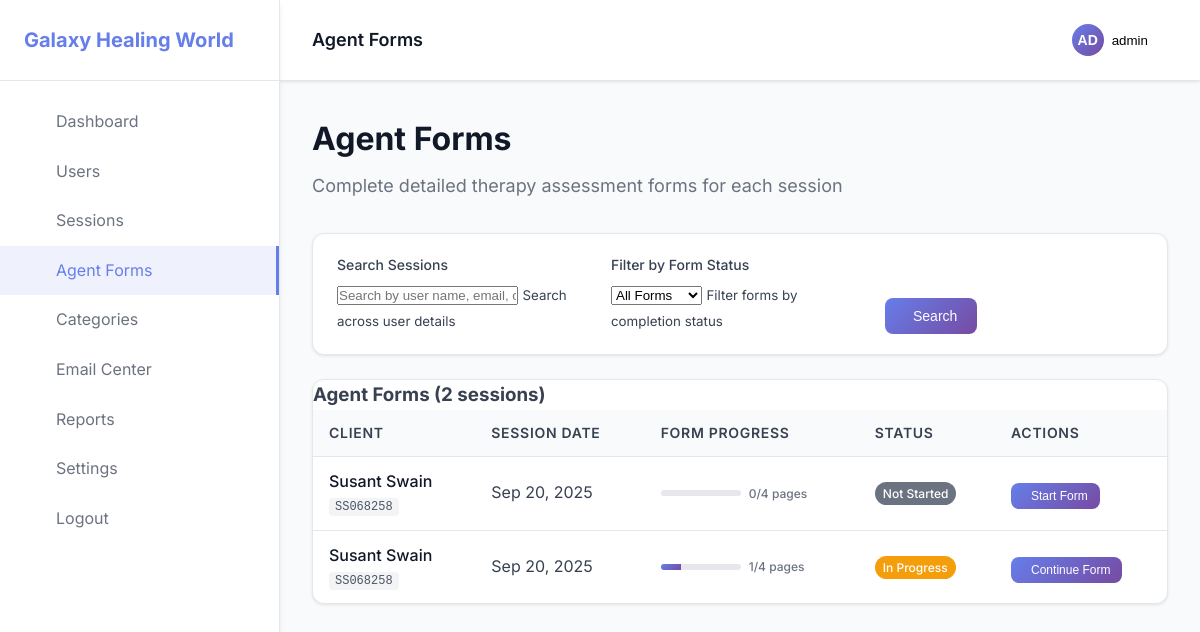
/admin/agent-forms.php (signed in), run on the app's committed database.
### tables this page shows
CREATE TABLE sessions (
                id INTEGER PRIMARY KEY AUTOINCREMENT,
                user_id INTEGER NOT NULL,
                appointment_date DATETIME,
                contact_method VARCHAR(50),
                purpose_of_contact TEXT,
                exact_query TEXT,
                management_plan TEXT,
                query_status VARCHAR(20) DEFAULT 'open',
                refer_to VARCHAR(10) DEFAULT 'no',
                consultant_name VARCHAR(255),
                purpose_of_referral TEXT,
                next_appointment_date DATETIME,
                final_result TEXT,
                service_satisfaction INTEGER,
                result_date DATE,
                result_method VARCHAR(50),
                cancelled TINYINT DEFAULT 0,
                created_at DATETIME DEFAULT CURRENT_TIMESTAMP,
                updated_at DATETIME DEFAULT CURRENT_TIMESTAMP,
                FOREIGN KEY (user_id) REFERENCES users(id)
            );

### admin/agent-forms.php (the view, shortened to what this page needs)
<?php
$db = Database::getInstance();
$pdo = $db->getConnection();
$search = $_GET['search'] ?? '';
$page = max(1, intval($_GET['page'] ?? 1));
$per_page = 20;
$offset = ($page - 1) * $per_page;
$where_conditions = ['s.cancelled = 0'];
$params = [];
$where_clause = 'WHERE ' . implode(' AND ', $where_conditions);
$count_query = "
    SELECT COUNT(*) as total
    FROM sessions s
    JOIN users u ON s.user_id = u.id
    $where_clause
";
$stmt = $pdo->prepare($count_query);
$stmt->execute($params);
$total_sessions = $stmt->fetch()['total'];
$query = "
    SELECT s.*, u.name as user_name, u.email as user_email, u.client_id, u.mobile,
           (SELECT COUNT(*) FROM agent_forms af WHERE af.session_id = s.id) as form_pages_count,
           (SELECT COUNT(*) FROM agent_forms af WHERE af.session_id = s.id AND af.completed = 1) as completed_pages_count
    FROM sessions s
    JOIN users u ON s.user_id = u.id
    $where_clause
    ORDER BY s.created_at DESC
    LIMIT $per_page OFFSET $offset
";
$stmt = $pdo->prepare($query);
$stmt->execute($params);
$sessions = $stmt->fetchAll();
?>
<!DOCTYPE html>
<html lang="en">
<head>
    <link rel="stylesheet" href="../assets/css/admin.css">
    <link rel="stylesheet" href="https://cdn.jsdelivr.net/npm/feather-icons@4.28.0/feather.min.css">
</head>
<body>
    <div class="admin-layout">
        <?php include 'includes/sidebar.php'; ?>
        <div class="admin-content">
            <?php include 'includes/header.php'; ?>
            <main class="main-content">
                <div class="page-header">
                    <h1>Agent Forms</h1>
                    <p>Complete detailed therapy assessment forms for each session</p>
                </div>
                <div class="search-filters">
                    <form method="GET" class="search-row" role="search" aria-label="Search and filter agent forms">
                        <div class="search-group">
                            <label for="search">Search Sessions</label>
                            <input type="text" id="search" name="search"
                                   value="<?php echo htmlspecialchars($search); ?>"
                                   placeholder="Search by user name, email, or client ID"
                                   aria-describedby="search-help">
                            <small id="search-help">Search across user details</small>
                        </div>
                        <div class="search-group">
                            <label for="status">Filter by Form Status</label>
                            <select id="status" name="status" aria-describedby="status-help">
                                <option value="">All Forms</option>
                            </select>
                            <small id="status-help">Filter forms by completion status</small>
                        </div>
                        <div class="search-group">
                            <button type="submit" class="btn btn-primary">
                                Search
                            </button>
                        </div>
                    </form>
                </div>
                <div class="table-container">
                    <div class="table-header">
                        <h3>Agent Forms (<?php echo number_format($total_sessions); ?> sessions)</h3>
                    </div>
                    <?php if (empty($sessions)): ?>
                        <div class="empty-state" role="status" aria-live="polite">
                            <i data-feather="file-text" aria-hidden="true"></i>
                            <h3>No sessions found</h3>
                            <p>No sessions match your current search criteria.</p>
                        </div>
                    <?php else: ?>
                        <div class="table-responsive">
                            <table class="table" role="table" aria-label="Agent forms list">
                                <thead>
                                    <tr>
                                        <th scope="col">Client</th>
                                        <th scope="col">Session Date</th>
                                        <th scope="col">Form Progress</th>
                                        <th scope="col">Status</th>
                                        <th scope="col" aria-label="Actions">Actions</th>
                                    </tr>
                                </thead>
                                <tbody>
                                    <?php foreach ($sessions as $session): ?>
                                        <?php
                                        $progress = 0;
                                        $status = 'Not Started';
                                        $statusClass = 'status-not-started';
                                        if ($session['form_pages_count'] > 0) {
                                            $progress = ($session['completed_pages_count'] / 4) * 100;
                                            if ($session['completed_pages_count'] == 4) {
                                                $status = 'Completed';
                                                $statusClass = 'status-completed';
                                            } else {
                                                $status = 'In Progress';
                                                $statusClass = 'status-in-progress';
                                            }
                                        }
                                        ?>
                                        <tr>
                                            <td>
                                                <div class="client-info">
                                                    <div class="client-name"><?php echo htmlspecialchars($session['user_name']); ?></div>
                                                    <div class="client-id">
                                                        <code><?php echo htmlspecialchars($session['client_id']); ?></code>
                                                    </div>
                                                </div>
                                            </td>
                                            <td>
                                                <time datetime="<?php echo $session['created_at']; ?>">
                                                    <?php echo date('M j, Y', strtotime($session['created_at'])); ?>
                                                </time>
                                            </td>
                                            <td>
                                                <div class="progress-info">
                                                    <div class="progress-bar">
                                                        <div class="progress-fill" style="width: <?php echo $progress; ?>%"></div>
                                                    </div>
                                                    <span class="progress-text"><?php echo $session['completed_pages_count']; ?>/4 pages</span>
                                                </div>
                                            </td>
                                            <td>
                                                <span class="status-badge <?php echo $statusClass; ?>"
                                                      aria-label="Form status: <?php echo $status; ?>">
                                                    <?php echo $status; ?>
                                                </span>
                                            </td>
                                            <td>
                                                <div class="action-buttons">
                                                    <button type="button" class="btn btn-small btn-primary"
                                                            onclick="openAgentForm(<?php echo $session['id']; ?>, <?php echo $session['user_id']; ?>)"
                                                            aria-label="Open agent form for <?php echo htmlspecialchars($session['user_name']); ?>">
                                                        <?php echo $session['form_pages_count'] > 0 ? 'Continue' : 'Start'; ?> Form
                                                    </button>
                                                </div>
                                            </td>
                                        </tr>
                                    <?php endforeach; ?>
                                </tbody>
                            </table>
                        </div>
                    <?php endif; ?>
                </div>
            </main>
        </div>
    </div>
</body>
</html>

### assets/css/admin.css (style rules this page uses)
* { margin: 0; padding: 0; box-sizing: border-box; }
body { font-family: 'Inter', -apple-system, BlinkMacSystemFont, 'Segoe UI', Roboto, sans-serif; line-height: 1.6; color: #374151; background: #f9fafb; }
.admin-layout { display: flex; min-height: 100vh; }
.admin-content { flex: 1; margin-left: 280px; display: flex; flex-direction: column; }
.main-content { flex: 1; padding: 32px; overflow-y: auto; }
.page-header { margin-bottom: 32px; }
.page-header h1 { font-size: 2rem; font-weight: 700; color: #111827; margin-bottom: 8px; }
.page-header p { color: #6b7280; font-size: 1.125rem; }
.status-badge { padding: 4px 8px; border-radius: 12px; font-size: 0.75rem; font-weight: 500; color: white; white-space: nowrap; }
.btn { padding: 10px 20px; border: none; border-radius: 8px; font-weight: 500; text-decoration: none; display: inline-flex; align-items: center; gap: 8px; cursor: pointer; transition: all 0.2s ease; font-size: 14px; }
.btn-primary { background: linear-gradient(135deg, #667eea 0%, #764ba2 100%); color: white; }
.btn-small { padding: 6px 12px; font-size: 12px; }
.table-container { background: #ffffff; border-radius: 12px; box-shadow: 0 1px 3px 0 rgba(0, 0, 0, 0.1); border: 1px solid #e5e7eb; overflow: hidden; }
.table { width: 100%; border-collapse: collapse; }
.table thead { background: #f9fafb; }
.table th, .table td { padding: 12px 16px; text-align: left; border-bottom: 1px solid #e5e7eb; }
.table th { font-weight: 600; color: #374151; font-size: 0.875rem; text-transform: uppercase; letter-spacing: 0.05em; }
.table tbody tr:last-child td { border-bottom: none; }
.search-filters { background: #ffffff; padding: 20px 24px; border-radius: 12px; box-shadow: 0 1px 3px 0 rgba(0, 0, 0, 0.1); border: 1px solid #e5e7eb; margin-bottom: 24px; }
.search-row { display: flex; gap: 16px; align-items: end; }
.search-group { flex: 1; }
.search-group label { display: block; margin-bottom: 6px; font-weight: 500; color: #374151; font-size: 0.875rem; }
.progress-info { display: flex; align-items: center; gap: 8px; }
.progress-bar { width: 80px; height: 6px; background: #e5e7eb; border-radius: 3px; overflow: hidden; }
.progress-fill { height: 100%; background: linear-gradient(135deg, #667eea 0%, #764ba2 100%); transition: width 0.3s ease; }
.progress-text { font-size: 0.75rem; color: #6b7280; font-weight: 500; }
.status-not-started { background: #6b7280; }
.status-in-progress { background: #f59e0b; }
.client-info { display: flex; flex-direction: column; gap: 4px; }
.client-name { font-weight: 500; color: #111827; }
.client-id { font-family: 'Monaco', 'Menlo', monospace; font-size: 0.75rem; }
.client-id code { background: #f3f4f6; padding: 2px 6px; border-radius: 4px; color: #4b5563; }

### data on the page
sessions: user_name "Susant Swain", client_id "SS068258", created_at "Sep 20, 2025", completed_pages_count "0", status "Not Started"
sessions: user_name "Susant Swain", client_id "SS068258", created_at "Sep 20, 2025", $progress 25 (drawn), completed_pages_count "1", status "In Progress", shows "Continue"

### other printed values
Config::get('site.name') "Galaxy Healing World"
$pageTitle "Agent Forms"
substr($_SESSION['admin_username'] ?? 'A', 0, 2) "AD"
$_SESSION['admin_username'] "admin"
$total_sessions "2"
